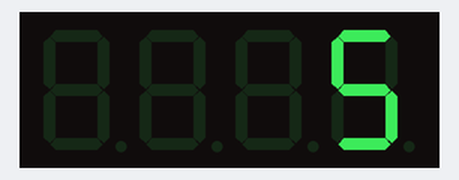
Simulated run of this sketch. Board: ESP8266 (NodeMCU). On the bench: 4-digit seven-segment display.

Above: at 0.1 s.
At 2.1 s:
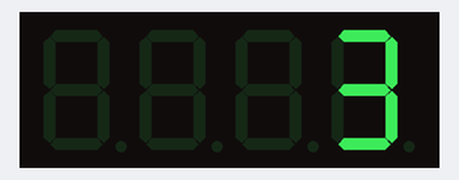
At 5.2 s:
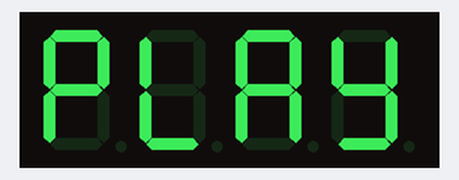
At 6.7 s:
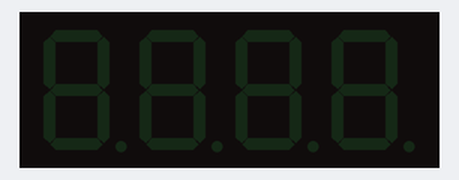
At 8.8 s:
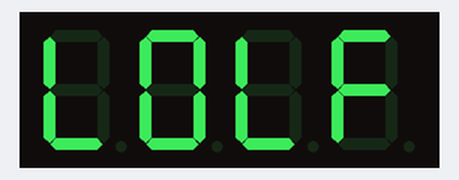
At 10.8 s:
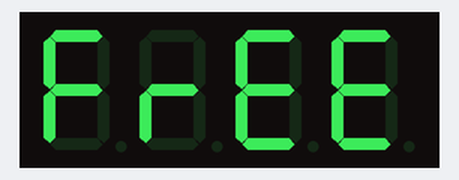

Measured:
- by itself, everything shown: repeats every 12.8 s, in 14 steps
- what the display in image 1 shows lasts 1.0 s, from 2.1 s to 3.1 s
- what the display in image 2 shows lasts 0.5 s, from 5.1 s to 5.6 s
- what the display in image 4 shows lasts 2.0 s, from 8.8 s to 10.8 s

The sketch:

TM1637Test.ino
```cpp
#include <Arduino.h>
#include <TM1637Display.h>

// Module connection pins (Digital Pins)
#define CLK D3
#define DIO D4

// The amount of time (in milliseconds) between tests
#define TEST_DELAY   2000

const uint8_t SEG_DONE[] = {
	SEG_A | SEG_B | SEG_E | SEG_F | SEG_G,           // d
	SEG_D | SEG_E | SEG_F,  // O
	SEG_A | SEG_B | SEG_C | SEG_E | SEG_F | SEG_G,                        // n
	SEG_B | SEG_C | SEG_D | SEG_F | SEG_G            // E
	};

  const uint8_t SEG_LOL[] = {
  SEG_D | SEG_E | SEG_F,            // d
  SEG_A | SEG_B | SEG_C | SEG_E | SEG_F | SEG_D,
  SEG_D | SEG_E | SEG_F,

  };


  const uint8_t SEG_FREE[] = {
  SEG_A | SEG_E | SEG_F | SEG_G,            // d
  SEG_E | SEG_G,
  SEG_A | SEG_E | SEG_F | SEG_D | SEG_G,
  SEG_A | SEG_E | SEG_F | SEG_D | SEG_G,
  };

TM1637Display display(CLK, DIO);

void setup()
{
}

void loop()
{
  int k=1;
  int sayi=6;
  display.setBrightness(7);

  while(k<sayi)
  {
    sayi--;
    display.showNumberDec(sayi, false); //
  delay(1000);
    }


  display.setSegments(SEG_DONE);
  delay(500);
  display.setBrightness(7, false);  // Turn off
  display.setSegments(SEG_DONE);
  delay(500);
  display.setBrightness(7, true);  // Turn off
  display.setSegments(SEG_DONE);
  delay(500);
  display.setBrightness(7, false);  // Turn off
  display.setSegments(SEG_DONE);
  delay(500);
  display.setBrightness(7, true);  // Turn off
  display.setSegments(SEG_DONE);
  delay(500);
  display.setBrightness(7, false);  // Turn off
  display.setSegments(SEG_DONE);
  delay(500);
  display.setBrightness(7, true);  // Turn off
  display.setSegments(SEG_DONE);
  delay(500);

   display.setSegments(SEG_LOL);
   delay(TEST_DELAY);

   display.setSegments(SEG_FREE);
   delay(TEST_DELAY);

}
```
